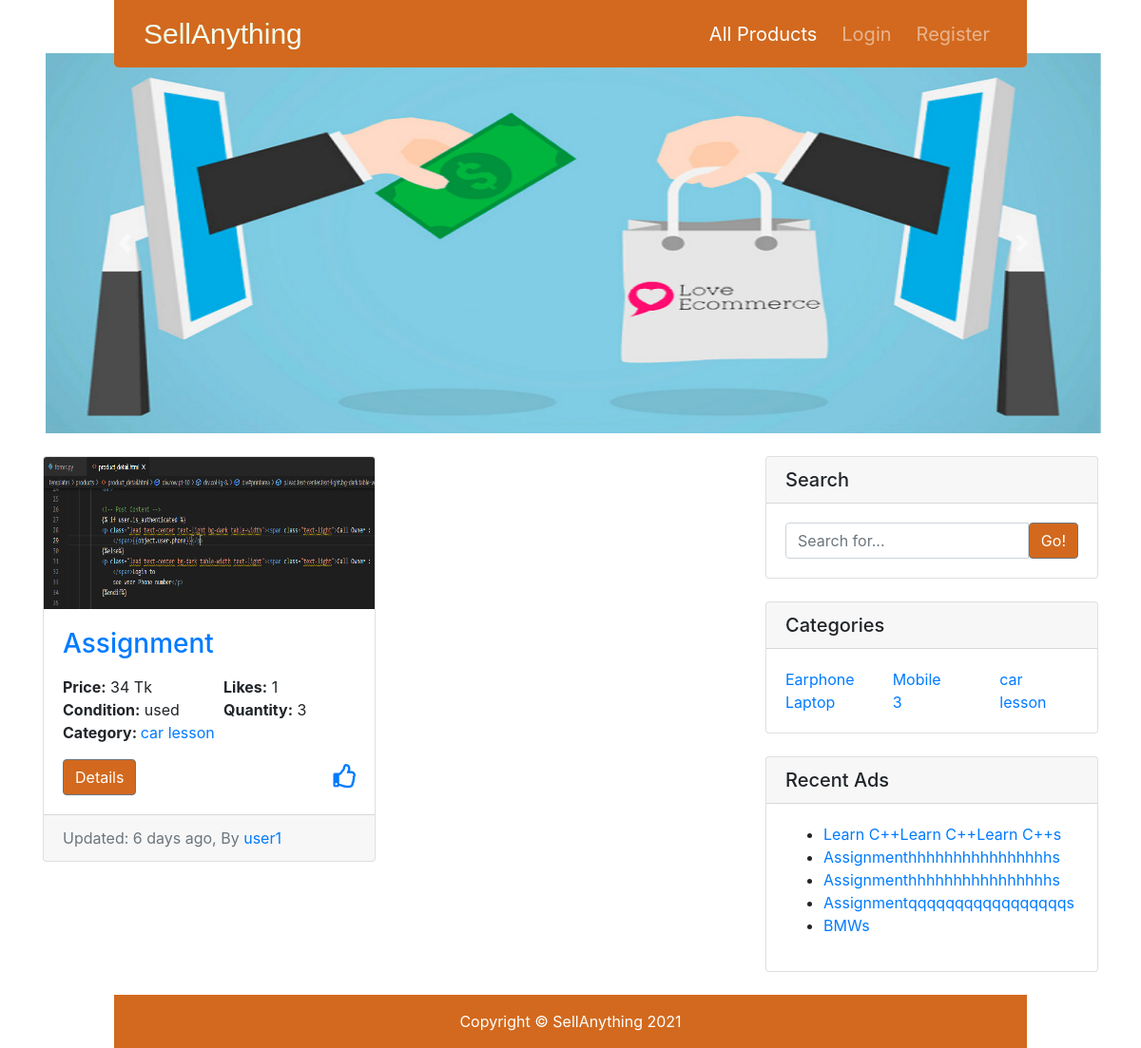
The app's page /?seller=user1 with its own data.
### products/models.py (models this page shows, shortened)
class Product(models.Model):
    pCondition=[
        ('New','New'),
        ('Used','Used'),
    ]
    user = models.ForeignKey(User, on_delete=models.CASCADE)
    title = models.CharField(max_length=120)
    image = models.ImageField(upload_to='products/')
    categories = models.CharField(max_length=120)
    location = models.CharField(max_length=120)
    price = models.IntegerField()
    condition = models.CharField(max_length=10,choices=pCondition)
    quantity = models.PositiveIntegerField(default=1)
    details = models.TextField()
    slug = models.SlugField(unique=True, blank=True)
    likes = models.ManyToManyField(User, related_name='post_likes', blank=True)
    created_at = models.DateTimeField(auto_now_add=True)
    updated_at = models.DateTimeField(auto_now=True)
    is_published = models.BooleanField(default=False)
    def likes_count(self):
        return self.likes.count()
    def get_categories(self):
        cats = self.categories.split(',')
        return cats

### Core/models.py (models this page shows)
class User(AbstractBaseUser, PermissionsMixin):
    username = models.CharField(max_length=200, unique=True)
    email = models.EmailField(max_length=255, unique=True)
    first_name = models.CharField(max_length=100)
    last_name = models.CharField(max_length=100)
    phone = models.BigIntegerField(default=0, unique=True)
    is_active = models.BooleanField(default=True)
    is_staff = models.BooleanField(default=False)
    objects = UserManager()
    USERNAME_FIELD = 'username'

### products/views.py (the view, shortened to what this page needs)
# urls.py: path('', ProductListView.as_view(), name='home'),
class ProductListView(ListView):
    queryset = Product.objects.filter(is_published=True)
    paginate_by = 6
    template_name = 'products/product_list.html'
    def get_queryset(self):
        queryset = super().get_queryset()
        q = self.request.GET.get('q')
        cat = self.request.GET.get('cat')
        seller = self.request.GET.get('seller')
        if cat:
            queryset = queryset.filter(categories__icontains=cat)
        if seller:
            queryset = queryset.filter(user__username=seller)
        return queryset

### products/context_processor.py (called while the page is built)
def categories(request):
    cat_list = []
    all_cat = Product.objects.all()
    for cat in all_cat:
        name_list = cat.categories.split(',')
        for item in name_list:
            cat_list.append(item)
    cat_dict = {'categories': set(cat_list)}
    return cat_dict

def user_liked_products(request):
        products = Product.objects.filter(likes=request.user.id)
        return {'user_liked_products': products}

def recent_products(request):
    products = Product.objects.all().order_by('-created_at')[:5]
    return {'recent_products': products}

### templates/products/product_list.html (shortened to what this page needs)
{% extends 'base.html' %}
{% load static %}
{% load humanize %}
{% block content %}
<div class=" banner">
  <div id="carouselExampleControls" class="carousel slide" data-ride="carousel">
    <div class="carousel-inner">
      <div class="carousel-item active">
        <img class="d-block w-100" src="{% static 'images/1.png' %}" alt="First slide">
      </div>
    </div>
    <a class="carousel-control-prev" href="#carouselExampleControls" role="button" data-slide="prev">
      <span class="carousel-control-prev-icon" aria-hidden="true"></span>
    </a>
    <a class="carousel-control-next" href="#carouselExampleControls" role="button" data-slide="next">
      <span class="carousel-control-next-icon" aria-hidden="true"></span>
    </a>
  </div>
</div>
<div class="row">
  <div class="col-md-8 my-4">
    <div class="row">
      {% if object_list %}
      {% for obj in object_list %}
      <div class="col-md-6">
        <div class="card mb-4">
          <img class="card-img-top" src="{{ obj.image.url }}" alt="Card image cap" style="height:160px">
          <div class="card-body">
            <h3 class="card-title">
              <a href="{% url 'detail' obj.slug %}">{{ obj.title }}</a>
            </h3>
            <p class="card-text">
              <div class="row">
                <div class="col-md-6">
                  <b>Price:</b> {{ obj.price|intcomma }} Tk
                </div>
                <div class="col-md-6">
                  <b>Likes:</b> {{ obj.likes_count }}
                </div>
              </div>
              <div class="row">
                <div class="col-md-6">
                  <b>Condition:</b> {{ obj.condition }}
                </div>
                <div class="col-md-6">
                  <b>Quantity:</b> {{ obj.quantity }}
                </div>
              </div>
              <div class="row">
                <div class="col-md-12">
                  <b>Category: </b>
                  {% for cat in obj.get_categories %}
                  <a href="?q={{ request.GET.q }}&cat={{ cat }}">{{ cat }}</a>
                  {% endfor %}
                </div>
              </div>
            </p>
            <a href="{% url 'detail' obj.slug %}" class="btn btn-secondary">Details</a>
            <div class="float-right user-icons">
              {% if obj in user_liked_products %}
              <form action="{% url 'home' %}" id='like_form{{ obj.id }}' method="POST">
                {% csrf_token %}
                <input type="hidden" name="unlike" value="{{ obj.id }}">
                <a href="javascript:{}" onclick="document.getElementById('like_form{{obj.id}}').submit(); return false;">
                  <i class="fas fa-thumbs-up"></i></a>
              </form>
              {% else %}
              <form action="{% url 'home' %}" id='unlike_form{{ obj.id }}' method="POST">
                <a href="javascript:{}" onclick="document.getElementById('unlike_form{{obj.id}}').submit(); return false;">
                  <i class="far fa-thumbs-up"></i></a>
              </form>
              {% endif %}
            </div>
          </div>
          <div class="card-footer text-muted">
            Updated: {{obj.updated_at|naturaltime}}, By
            <a href="?seller={{ obj.user }}">{{ obj.user }}</a>
          </div>
        </div>
      </div>
      {% endfor %}
      {% else %}
      <P class="btn btn-warning ml-3">Sorry !! No post found...</P>
      {% endif %}
    </div>
  </div>
  {% endblock content %}

### templates/base.html (shortened to what this page needs)
<!DOCTYPE html>
<html lang="en">
<head>
    {% include 'partials/_styles.html' %}
</head>
<body>
    {% include 'partials/_navbar.html' %}
    <div class="container">
        {% block content %}{% endblock content %}
        {% block widgets %}{% include 'partials/_widgets.html' %}{% endblock widgets %}
    </div>
    {% include 'partials/_footer.html' %}

### templates/partials/_styles.html (shortened to what this page needs)
{% load static %}
<link rel="stylesheet" href="https://stackpath.bootstrapcdn.com/bootstrap/4.3.1/css/bootstrap.min.css"
>
<link href="{% static 'products/css/style.css' %}" rel="stylesheet">
<link rel="stylesheet" href="https://use.fontawesome.com/releases/v5.7.2/css/all.css"
>

### templates/partials/_navbar.html (shortened to what this page needs)
<nav class="navbar navbar-expand-lg navbar-dark bg-dark fixed-top">
    <div class="container">
        <a class="navbar-brand" href="{% url 'home' %}">SellAnything</a>
        <div class="collapse navbar-collapse" id="navbarResponsive">
            {% with request.resolver_match.url_name as url_name %}
            <ul class="navbar-nav ml-auto">
                <li class="nav-item {% if url_name == 'home' %}active{% endif %}">
                    <a class="nav-link" href="{% url 'home' %}">All Products
                    </a>
                </li>
                {% if request.user.is_authenticated %}
                <li class="nav-item {% if url_name == 'create' %}active{% endif %}">
                    <a class="nav-link bordernav" href="{% url 'create' %}">Sell</a>
                </li>
                <li class="nav-item dropdown {% if url_name == 'used' %}active{% endif %}">
                    <a class="nav-link dropdown-toggle" href="{% url 'home' %}" id="navbarDropdown" role="button"
                        data-toggle="dropdown" aria-haspopup="true" aria-expanded="false">
                        My Dashboard
                    </a>
                    <div class="dropdown-menu" aria-labelledby="navbarDropdown">
                        <a class="dropdown-item" href="{% url 'my_products' %}">My Products</a>
                        <a class="dropdown-item" href="{% url 'profile' %}">Profile</a>
                        <div class="dropdown-divider"></div>
                        <a class="dropdown-item" href="javascript:{document.getElementById('logout').submit()}">
                            <i class="fas fa-sign-out-alt"></i>
                            Logout</a>
                        <form action="{% url 'logout' %}" method="POST" id="logout">
                            {% csrf_token %}
                            <input type="hidden">
                        </form>
                    </div>
                </li>
                {% if request.user.is_superuser %}
                <li class="nav-item {% if url_name == 'admin' %}active{% endif %}">
                    <a class="nav-link bordernav " href="/admin">Admin Panel</a>
                </li>
                {% endif %}
                {% else %}
                <li class="nav-item {% if url_name == 'login' %}active{% endif %}">
                    <a class="nav-link" href="{% url 'login' %}">Login</a>
                </li>
                <li class="nav-item {% if url_name == 'register' %}active{% endif %}">
                    <a class="nav-link" href="{% url 'register' %}">Register</a>
                </li>
                {% endif %}
            </ul>
            {% endwith %}
        </div>
    </div>
</nav>

### templates/partials/_widgets.html (shortened to what this page needs)
<div class="col-md-4">
    <div class="card my-4">
        <h5 class="card-header">Search</h5>
        <div class="card-body">
            <form action="{% url 'home' %}" method="get">
                <div class="input-group">
                    <input type="search" name='q' class="form-control" placeholder="Search for..." value="{{ request.GET.q }}" required>
                    <span class="input-group-btn">
                        <button class="btn btn-secondary" type="submit">Go!</button>
                    </span>
                </div>
            </form>
        </div>
    </div>
    <div class="card my-4">
        <h5 class="card-header">Categories</h5>
        <div class="card-body">
            <div class="row">
                {% for cat in categories %}
                <div class="col-md-4">
                <a href="{% url 'home' %}?q={{ request.GET.q }}&cat={{ cat }}">{{ cat }}</a>
                </div>
                {% endfor %}
            </div>
        </div>
    </div>
    <div class="card my-4">
        <h5 class="card-header">Recent Ads</h5>
        <div class="card-body">
            <ul>
                {% for post in recent_products %}
                <li><a href="/{{ post.slug }}">{{ post.title }}s</a></li>
                {% endfor %}
            </ul>
        </div>
    </div>
</div>
</div>

### templates/partials/_footer.html (shortened to what this page needs)
<footer class="py-3 bg-dark footer">
    <div class="container">
        <p class="m-0 text-center text-white">Copyright &copy; SellAnything {% now 'Y' %}</p>
    </div>
</footer>

### static/products/css/style.css (style rules this page uses)
body { padding-top: 56px; }
.navbar-brand { font-family:sans-serif; color: honeydew !important; font-size: 30px !important; }
.user-icons { font-size: 25px; }
.nav-item { margin-left: 10px; }
.banner { margin-left: 3px; width: 100% !important; height: 400px; }
.banner img { width: 100%; height: 400px; }
.navbar { width: 80% !important; margin: 0 auto !important; border-bottom-left-radius:5px; border-bottom-right-radius:5px; }
.footer { width: 80% !important; margin: 0 auto !important; }
.navbar,.btn,.footer { background-color: chocolate !important; }
.nav-link { font-size: 20px !important; }

### records on screen
Product: image (picture), title "Assignment", price "34", likes_count "1", condition "used", quantity "3", get_categories "car" "lesson", updated_at "6 days ago", user "user1"
Product: categories "Earphone", title "Assignmenthhhhhhhhhhhhhhhh"
Product: categories "Mobile"
Product: categories "Laptop"
Product: title "Learn C++Learn C++Learn C++"
Product: title "Assignmenthhhhhhhhhhhhhhhh"
Product: title "Assignmentqqqqqqqqqqqqqqqqq"
Product: title "BMW"

### other values on screen
{{ cat }} "car" "3" "lesson"
